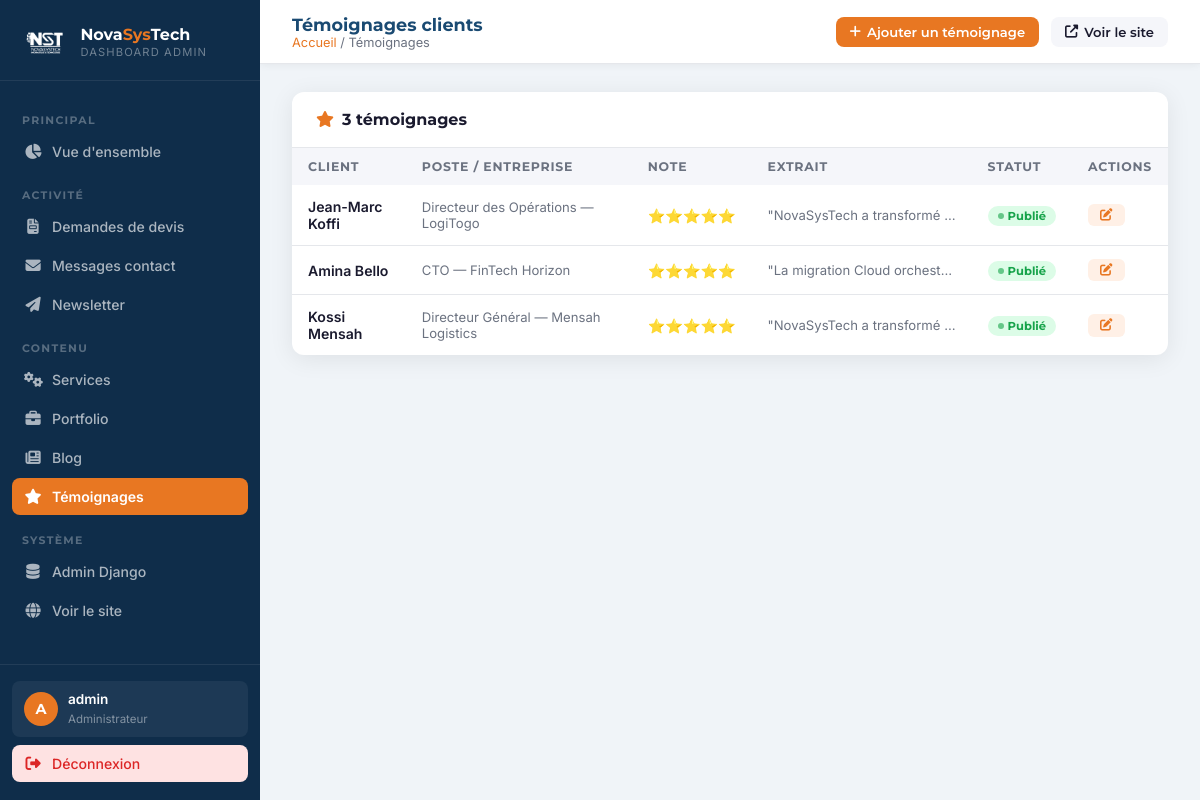
Screenshot of /dashboard/temoignages/ (signed in) with the database file from the repository.
### core/models.py (models this page shows, shortened)
class Temoignage(models.Model):
    nom = models.CharField(max_length=100)
    poste = models.CharField(max_length=150)
    entreprise = models.CharField(max_length=150, blank=True)
    photo = models.ImageField(upload_to='temoignages/', blank=True, null=True)
    texte = models.TextField()
    note = models.IntegerField(default=5, choices=[(i,i) for i in range(1,6)])
    est_publie = models.BooleanField(default=True)
    ordre = models.IntegerField(default=0)
    created_at = models.DateTimeField(auto_now_add=True)
    class Meta:
        ordering = ['ordre', '-created_at']
        verbose_name = 'Témoignage'

### dashboard/views.py (the view)
# urls.py: path('temoignages/', views.temoignages_list, name='temoignages_list'),
@login_required(login_url='/dashboard/login/')
def temoignages_list(request):
    temoignages = Temoignage.objects.order_by('ordre')
    return render(request, 'dashboard/temoignages.html', {'page': 'temoignages', 'temoignages': temoignages})

### core/context_processors.py (called while the page is built)
def global_context(request):
    return {
        'PHONE_1': getattr(settings, 'PHONE_1', '+228 79 92 81 81'),
        'EMAIL_CONTACT': getattr(settings, 'EMAIL_CONTACT', 'contact@novasystechn.com'),
        'EMAIL_SUPPORT': getattr(settings, 'EMAIL_SUPPORT', 'contact@novasystechn.com'),
        'WHATSAPP_NUMBER': getattr(settings, 'WHATSAPP_NUMBER', '22879928181'),
        'ADRESSE': getattr(settings, 'ADRESSE', 'Agoè Assiyéyé, Lomé'),
        'MAPS_URL': getattr(settings, 'MAPS_URL', ''),
        'RECAPTCHA_PUBLIC_KEY': getattr(settings, 'RECAPTCHA_PUBLIC_KEY', ''),
        'SITE_URL': getattr(settings, 'SITE_URL', ''),
    }

### templates/dashboard/temoignages.html (shortened to what this page needs)
{% extends 'dashboard/base.html' %}
{% block page_title %}Témoignages clients{% endblock %}
{% block breadcrumb %}<a href="{% url 'dashboard_home' %}">Accueil</a> / Témoignages{% endblock %}
{% block topbar_actions %}
<a href="/admin/core/temoignage/add/" class="topbar-btn primary" target="_blank"><i class="fas fa-plus"></i> Ajouter un témoignage</a>
{% endblock %}
{% block content %}
<div class="card">
  <div class="card-header"><h3><i class="fas fa-star" style="color:var(--orange);margin-right:8px;"></i>{{ temoignages.count }} témoignage{{ temoignages.count|pluralize }}</h3></div>
  <div class="table-wrap">
    <table>
      <thead><tr><th>Client</th><th>Poste / Entreprise</th><th>Note</th><th>Extrait</th><th>Statut</th><th>Actions</th></tr></thead>
      <tbody>
        {% for t in temoignages %}
        <tr>
          <td style="font-weight:600;">{{ t.nom }}</td>
          <td style="font-size:.82rem;color:var(--text-light);">{{ t.poste }}{% if t.entreprise %} — {{ t.entreprise }}{% endif %}</td>
          <td>{% for i in "12345" %}{% if forloop.counter <= t.note %}⭐{% endif %}{% endfor %}</td>
          <td style="font-size:.82rem;max-width:220px;white-space:nowrap;overflow:hidden;text-overflow:ellipsis;color:var(--text-light);">"{{ t.texte|truncatewords:10 }}"</td>
          <td>{% if t.est_publie %}<span class="badge green">Publié</span>{% else %}<span class="badge gray">Masqué</span>{% endif %}</td>
          <td><a href="/admin/core/temoignage/{{ t.pk }}/change/" class="action-btn edit" target="_blank"><i class="fas fa-edit"></i></a></td>
        </tr>
        {% empty %}
        <tr><td colspan="6"><div class="empty-state"><i class="fas fa-star"></i><p>Aucun témoignage</p></div></td></tr>
        {% endfor %}
      </tbody>
    </table>
  </div>
</div>
{% endblock %}

### templates/dashboard/base.html (shortened to what this page needs)
{% load static %}<!DOCTYPE html>
<html lang="fr">
<head>
  <link rel="stylesheet" href="https://cdnjs.cloudflare.com/ajax/libs/font-awesome/6.5.0/css/all.min.css">
</head>
<body>
<aside class="sidebar" id="sidebar">
  <div class="sidebar-logo">
    <img src="{% static 'images/logo-nav.png' %}" alt="NST" onerror="this.style.display='none'">
    <div>
      <div class="brand">Nova<span>Sys</span>Tech</div>
      <div class="sub">Dashboard Admin</div>
    </div>
  </div>
  <nav class="sidebar-nav">
    <div class="nav-section-label">Principal</div>
    <a href="{% url 'dashboard_home' %}" class="nav-item {% if page == 'home' %}active{% endif %}">
      <i class="fas fa-chart-pie"></i> Vue d'ensemble
    </a>
    <div class="nav-section-label">Activité</div>
    <a href="{% url 'devis_list' %}" class="nav-item {% if page == 'devis' %}active{% endif %}">
      <i class="fas fa-file-invoice"></i> Demandes de devis
    </a>
    <a href="{% url 'messages_list' %}" class="nav-item {% if page == 'messages' %}active{% endif %}">
      <i class="fas fa-envelope"></i> Messages contact
    </a>
    <a href="{% url 'newsletter_list' %}" class="nav-item {% if page == 'newsletter' %}active{% endif %}">
      <i class="fas fa-paper-plane"></i> Newsletter
    </a>
    <div class="nav-section-label">Contenu</div>
    <a href="{% url 'services_list' %}" class="nav-item {% if page == 'services' %}active{% endif %}">
      <i class="fas fa-cogs"></i> Services
    </a>
    <a href="{% url 'projets_list' %}" class="nav-item {% if page == 'projets' %}active{% endif %}">
      <i class="fas fa-briefcase"></i> Portfolio
    </a>
    <a href="{% url 'articles_list' %}" class="nav-item {% if page == 'articles' %}active{% endif %}">
      <i class="fas fa-newspaper"></i> Blog
    </a>
    <a href="{% url 'temoignages_list' %}" class="nav-item {% if page == 'temoignages' %}active{% endif %}">
      <i class="fas fa-star"></i> Témoignages
    </a>
    <div class="nav-section-label">Système</div>
    <a href="/admin/" class="nav-item" target="_blank">
      <i class="fas fa-database"></i> Admin Django
    </a>
    <a href="{% url 'index' %}" class="nav-item" target="_blank">
      <i class="fas fa-globe"></i> Voir le site
    </a>
  </nav>
  <div class="sidebar-footer">
    <div class="sidebar-user">
      <div class="user-avatar">{{ request.user.username|slice:":1"|upper }}</div>
      <div>
        <span class="user-name">{{ request.user.get_full_name|default:request.user.username }}</span>
        <span class="user-role">Administrateur</span>
      </div>
    </div>
    <a href="{% url 'dashboard_logout' %}" class="nav-item" style="background:#FEE2E2;color:#DC2626;">
      <i class="fas fa-sign-out-alt"></i> Déconnexion
    </a>
  </div>
</aside>
<div class="main">
  <header class="topbar">
    <div class="topbar-left">
      <div>
        <div class="page-title">{% block page_title %}Dashboard{% endblock %}</div>
        <div class="breadcrumb-bar">{% block breadcrumb %}<a href="{% url 'dashboard_home' %}">Accueil</a>{% endblock %}</div>
      </div>
    </div>
    <div class="topbar-right">
      {% block topbar_actions %}{% endblock %}
      <a href="{% url 'index' %}" class="topbar-btn ghost" target="_blank">
        <i class="fas fa-external-link-alt"></i> Voir le site
      </a>
    </div>
  </header>
  <div class="content">
    {% block content %}{% endblock %}
  </div>
</div>
</body>
</html>

### rows the page displays
Temoignage: nom "Jean-Marc Koffi", poste "Directeur des Opérations", entreprise "LogiTogo", note 5 (drawn), texte "NovaSysTech a transformé…", est_publie "Publié"
Temoignage: nom "Amina Bello", poste "CTO", entreprise "FinTech Horizon", note 5 (drawn), texte "La migration Cloud orchest…", est_publie "Publié"
Temoignage: nom "Kossi Mensah", poste "Directeur Général", entreprise "Mensah Logistics", note 5 (drawn), texte "NovaSysTech a transformé…", est_publie "Publié"

### other values shown
{{ request.user.username|slice:":1"|upper }} "A"
{{ request.user.get_full_name|default:request.user.username }} "admin"
{{ temoignages.count }} "3"
